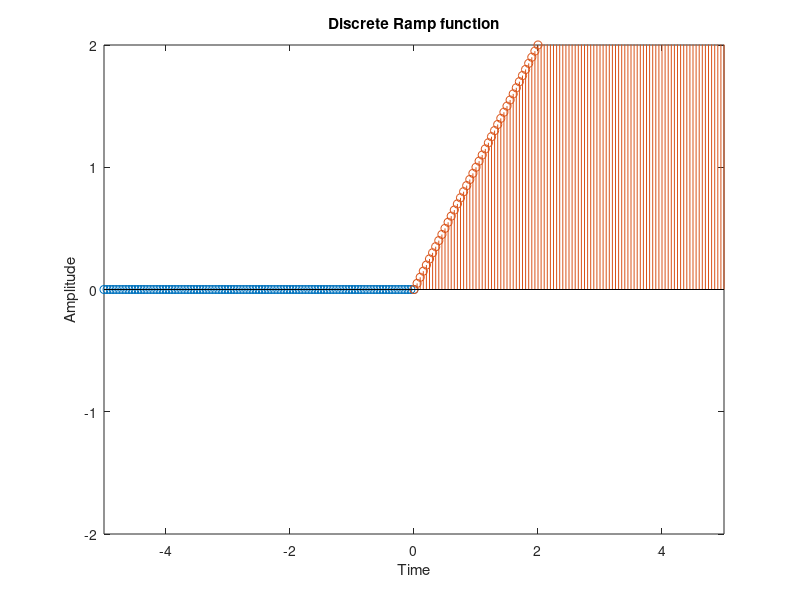

The MATLAB script that drew this image:
pkg load signal;
pkg load control;

T = input("Enter time: ");
t = -T : 0.05 : 0;
y = 0*t;
stem(t,y)
hold on
t = 0 : 0.05 : T;
y = t;
stem(t,y)
hold on
axis([-T T -2 2])
xlabel("Time")
ylabel("Amplitude")
title("Discrete Ramp function")
